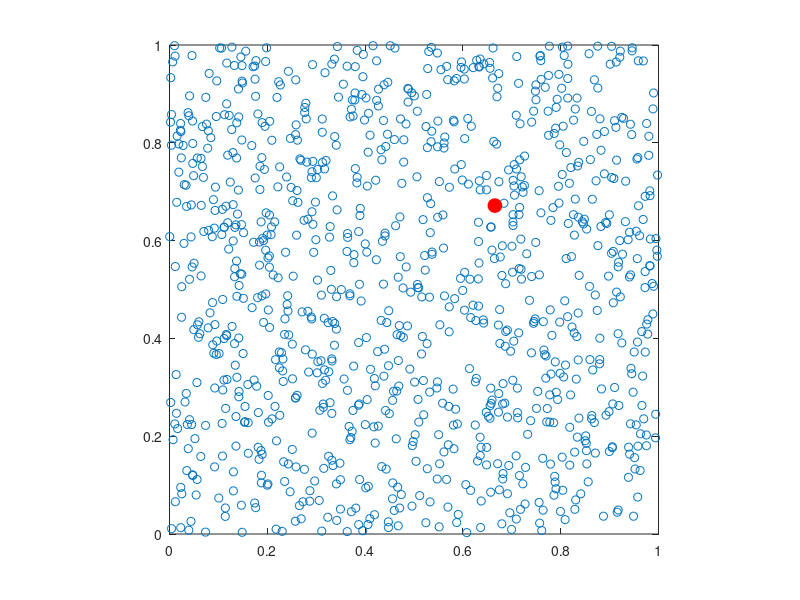

MATLAB code for this plot:
function [xm,ym,theta,ecc]=TrackXY_by_COM_2Dmomentpoints(points,weigh);
%Central angular moment of a collection of points (X,Y,I)
%'I' can serve as weight of not
%from: http://en.wikipedia.org/wiki/Image_moment
%JacobKers 2012

if nargin<2  %DEMO Mode: random collection of points with intensity increasing with x and y
    weigh=1;
    n=1000;    
    x=rand(n,1);
    y=rand(n,1);
    I=x.*y;   %to add assymmetry
    points=[x y I];
end

    x=points(:,1);
    y=points(:,2);
    I=points(:,3);

    
 if ~weigh,
     I=0*I+1;
 end
     

%raw moments M_ij of points: Mij=sum(x^i*y^j*Ixy)
M00=sum(sum(I));
M10=sum(sum(x.*I));
M11=sum(sum(y.*x.*I));
M01=sum(sum(y.*I));
M20=sum(sum(x.^2.*I));
M02=sum(sum(y.^2.*I));

%Centroid row 
xm=M10/M00; 
%Centroid column 
ym=M01/M00;

%Second order central moments
mu_prime20=M20/M00-xm^2;
mu_prime02=M02/M00-ym^2;
mu_prime11=M11/M00-xm*ym;

theta=0.5*atan(2*mu_prime11/(mu_prime20-mu_prime02))*180/pi;

%eigenvalues covariance matrix:
labda1=0.5*(mu_prime20+mu_prime02)+0.5*(4*mu_prime11^2+(mu_prime20-mu_prime02)^2)^0.5;
labda2=0.5*(mu_prime20+mu_prime02)-0.5*(4*mu_prime11^2+(mu_prime20-mu_prime02)^2)^0.5;
%eccentricity
ecc=(1-labda2/labda1)^0.5;

%---------------------------------------------------------------
%now, theta can be either perpendicular or parallel to all points.
%to check, we calculate the cumulative distance of the points to the line given by xm,ym and theta:
k2=tan(theta*pi/180); 
k1=-1/k2;  %perpendicular slope

xc1=((y-ym)+k1*xm-k2*x)/(k1-k2); 
yc1=ym+k1*(xc1-xm); 
dist1=sum((x-xc1).^2+(y-yc1).^2).^0.5;  
%


xc2=((y-ym)+k2*xm-k1*x)/(k2-k1); 
yc2=ym+k2*(xc2-xm); 
dist2=sum((x-xc2).^2+(y-yc2).^2).^0.5;  
%


thets=[theta+90 theta];
dists=[dist1 dist2]; [~,idx]=min(dists); theta=thets(idx);

 %--------------------------------------------------------
 
 if nargin<2
     close all;
     plot(x,y, 'o'); hold on; axis square
     plot(xm,ym,'ro', 'MarkerSize',10, 'MarkerFaceColor', 'r');
 end

